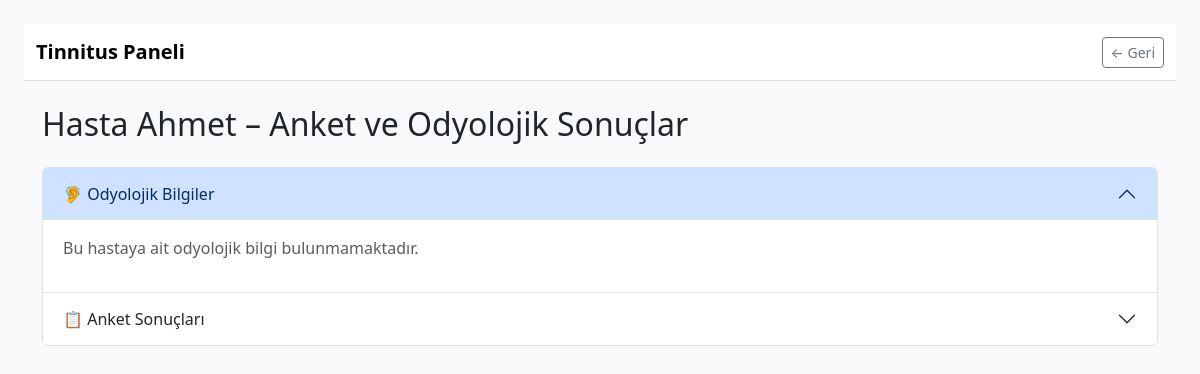
/doktor/hasta/3/anketler (signed in), run on an earlier commit of the app's database.
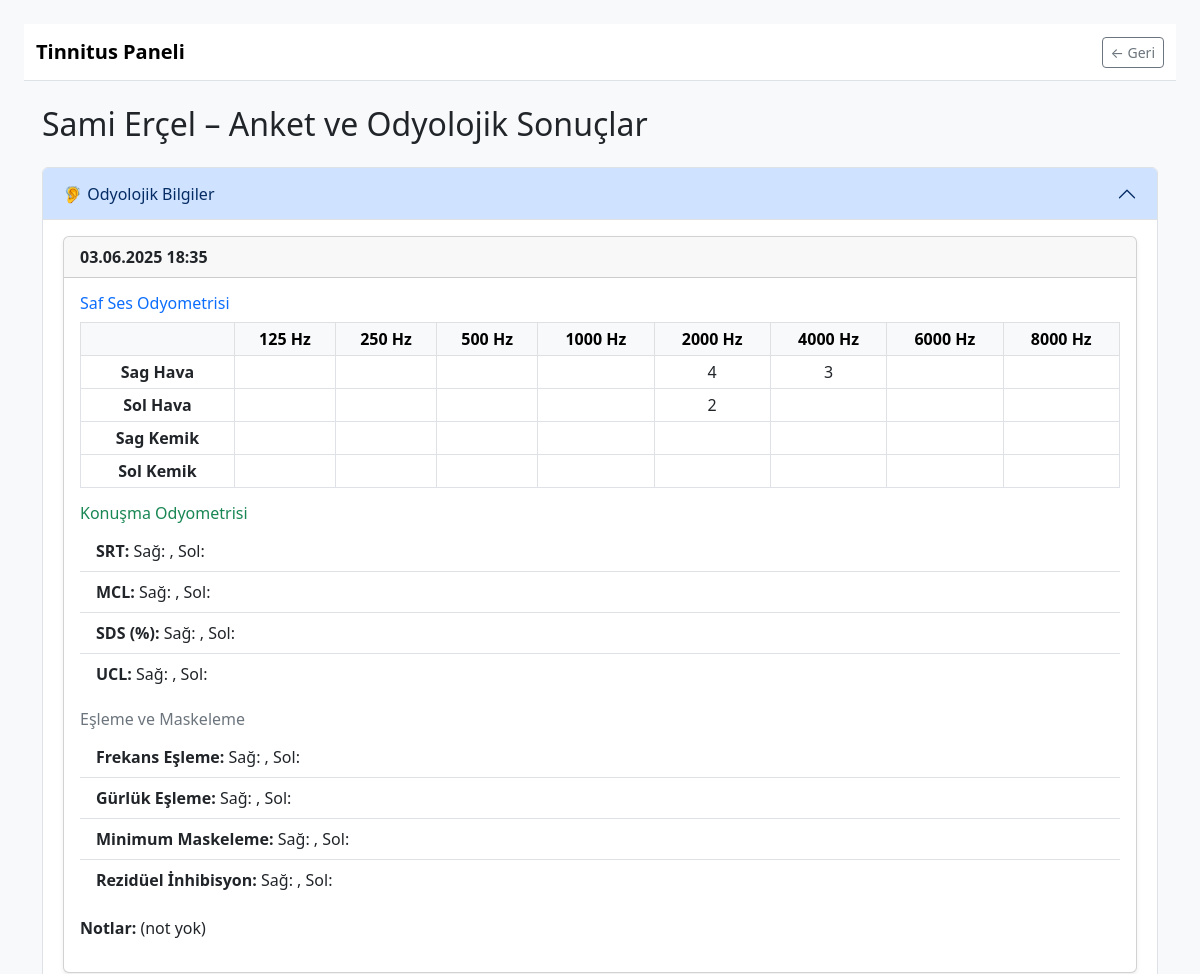
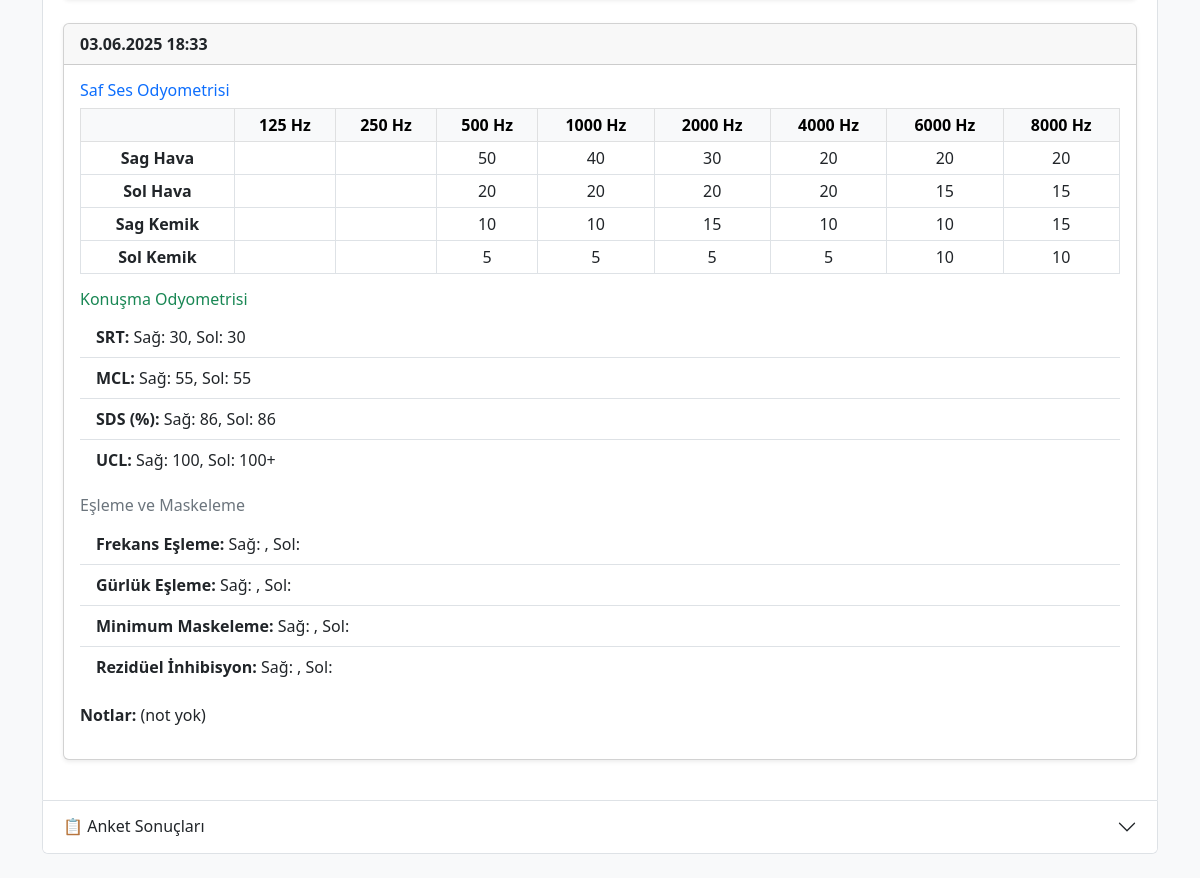
And on a later commit of the database (2 pictures, top to bottom).
### app.py (models this page shows)
class User(UserMixin, db.Model):
    id = db.Column(db.Integer, primary_key=True)
    email = db.Column(db.String(150), unique=True, nullable=False)
    password = db.Column(db.String(100), nullable=False)
    role = db.Column(db.String(20))  # 'admin', 'doktor', 'hasta'
    name = db.Column(db.String(100))

class OdyolojikBilgi(db.Model):
    id = db.Column(db.Integer, primary_key=True)
    hasta_id = db.Column(db.Integer, db.ForeignKey('user.id'))
    doktor_id = db.Column(db.Integer, db.ForeignKey('user.id'))
    tarih = db.Column(db.DateTime, default=datetime.datetime.utcnow)
    notlar = db.Column(db.Text)
    sag_hava = db.Column(db.JSON)     # {'125': val, '250': val, ...}
    sol_hava = db.Column(db.JSON)
    sag_kemik = db.Column(db.JSON)
    sol_kemik = db.Column(db.JSON)
    srt_sag = db.Column(db.String(20))
    srt_sol = db.Column(db.String(20))
    mcl_sag = db.Column(db.String(20))
    mcl_sol = db.Column(db.String(20))
    sds_sag = db.Column(db.String(20))
    sds_sol = db.Column(db.String(20))
    ucl_sag = db.Column(db.String(20))
    ucl_sol = db.Column(db.String(20))
    frekans_esleme_sag = db.Column(db.String(100))
    frekans_esleme_sol = db.Column(db.String(100))
    gurluk_esleme_sag = db.Column(db.String(100))
    gurluk_esleme_sol = db.Column(db.String(100))
    minimum_maskeleme_sag = db.Column(db.String(100))
    minimum_maskeleme_sol = db.Column(db.String(100))
    reziduel_inhibisyon_sag = db.Column(db.String(100))
    reziduel_inhibisyon_sol = db.Column(db.String(100))

### app.py (the view)
@app.route('/doktor/hasta/<int:hasta_id>/anketler')
@login_required
def doktor_hasta_anketleri(hasta_id):
    if current_user.role != 'doktor':
        return redirect('/')
    hasta = User.query.get_or_404(hasta_id)
    if not PatientDoctor.query.filter_by(hasta_id=hasta_id, doktor_id=current_user.id).first():
        return "Bu hastaya erişim yetkiniz yok.", 403
    yapilan_anketler = Survey.query.filter_by(hasta_id=hasta.id).order_by(Survey.tarih.desc()).all()
    odyolojik_bilgiler = OdyolojikBilgi.query.filter_by(hasta_id=hasta.id).order_by(OdyolojikBilgi.tarih.desc()).all()  # 👈 EKLENDİ
    anket_listesi = []
    for kayit in yapilan_anketler:
        anket = Anket.query.get(kayit.anket_id)
        if not anket:
            continue
        sorular = Soru.query.filter_by(anket_id=anket.id).all()
        try:
            cevaplar = json.loads(kayit.cevaplar or '{}')
        except Exception as e:
            cevaplar = {}
        icerik = []
        for soru in sorular:
            cev = cevaplar.get(str(soru.id), "")
            if isinstance(cev, list):
                cev = ", ".join(cev)
            icerik.append({"soru": soru.metin, "cevap": cev})
        thi_puan = cevaplar.get("_toplam_thi_puani", None)
        if any(i["cevap"].strip() for i in icerik):
            anket_listesi.append({
                "anket_adi": anket.baslik,
                "tarih": kayit.tarih,
                "icerik": icerik,
                "puan": thi_puan
            })
    return render_template(
        "doktor_hasta_anketleri.html",
        hasta=hasta,
        anketler=anket_listesi,
        odyolojik_bilgiler=odyolojik_bilgiler  # 👈 EKLENDİ
    )

### app.py (called while the page is built)
@login_manager.user_loader
def load_user(user_id):
    return User.query.get(int(user_id))

### templates/doktor_hasta_anketleri.html (shortened to what the changed rows need)
<!DOCTYPE html>
<html>
<head>
    <link href="https://cdn.jsdelivr.net/npm/bootstrap@5.3.0/dist/css/bootstrap.min.css" rel="stylesheet">
</head>
<body class="bg-light p-4">
<div class="container">
    <h2 class="mb-4">{{ hasta.name }} – Anket ve Odyolojik Sonuçlar</h2>
    <div class="accordion" id="hastaAccordion">
        <div class="accordion-item">
            <h2 class="accordion-header" id="headingOdyolojik">
                <button class="accordion-button" type="button" data-bs-toggle="collapse" data-bs-target="#collapseOdyolojik" aria-expanded="true" aria-controls="collapseOdyolojik">
                    🦻 Odyolojik Bilgiler
                </button>
            </h2>
            <div id="collapseOdyolojik" class="accordion-collapse collapse show" aria-labelledby="headingOdyolojik" data-bs-parent="#hastaAccordion">
                <div class="accordion-body">
                    {% if odyolojik_bilgiler %}
                        {% for bilgi in odyolojik_bilgiler %}
                            <div class="card mb-4 shadow-sm">
                                <div class="card-header d-flex justify-content-between">
                                    <strong>{{ bilgi.tarih.strftime('%d.%m.%Y %H:%M') }}</strong>
                                </div>
                                <div class="card-body">
                                    <h6 class="text-primary">Saf Ses Odyometrisi</h6>
                                    <table class="table table-sm table-bordered text-center">
                                        <thead class="table-light">
                                            <tr>
                                                <th></th>
                                                {% for f in ["125", "250", "500", "1000", "2000", "4000", "6000", "8000"] %}
                                                    <th>{{ f }} Hz</th>
                                                {% endfor %}
                                            </tr>
                                        </thead>
                                        <tbody>
                                            {% for kanal in ["sag_hava", "sol_hava", "sag_kemik", "sol_kemik"] %}
                                                <tr>
                                                    <th>{{ kanal.replace("_", " ").title() }}</th>
                                                    {% for f in ["125", "250", "500", "1000", "2000", "4000", "6000", "8000"] %}
                                                        <td>{{ bilgi[kanal][f] }}</td>
                                                    {% endfor %}
                                                </tr>
                                            {% endfor %}
                                        </tbody>
                                    </table>
                                    <h6 class="text-success mt-3">Konuşma Odyometrisi</h6>
                                    <ul class="list-group list-group-flush">
                                        <li class="list-group-item"><strong>SRT:</strong> Sağ: {{ bilgi.srt_sag }}, Sol: {{ bilgi.srt_sol }}</li>
                                        <li class="list-group-item"><strong>MCL:</strong> Sağ: {{ bilgi.mcl_sag }}, Sol: {{ bilgi.mcl_sol }}</li>
                                        <li class="list-group-item"><strong>SDS (%):</strong> Sağ: {{ bilgi.sds_sag }}, Sol: {{ bilgi.sds_sol }}</li>
                                        <li class="list-group-item"><strong>UCL:</strong> Sağ: {{ bilgi.ucl_sag }}, Sol: {{ bilgi.ucl_sol }}</li>
                                    </ul>
                                    <h6 class="text-secondary mt-3">Eşleme ve Maskeleme</h6>
                                    <ul class="list-group list-group-flush">
                                        <li class="list-group-item"><strong>Frekans Eşleme:</strong> Sağ: {{ bilgi.frekans_esleme_sag }}, Sol: {{ bilgi.frekans_esleme_sol }}</li>
                                        <li class="list-group-item"><strong>Gürlük Eşleme:</strong> Sağ: {{ bilgi.gurluk_esleme_sag }}, Sol: {{ bilgi.gurluk_esleme_sol }}</li>
                                        <li class="list-group-item"><strong>Minimum Maskeleme:</strong> Sağ: {{ bilgi.minimum_maskeleme_sag }}, Sol: {{ bilgi.minimum_maskeleme_sol }}</li>
                                        <li class="list-group-item"><strong>Rezidüel İnhibisyon:</strong> Sağ: {{ bilgi.reziduel_inhibisyon_sag }}, Sol: {{ bilgi.reziduel_inhibisyon_sol }}</li>
                                    </ul>
                                    <p class="mt-3"><strong>Notlar:</strong> {{ bilgi.notlar or "(not yok)" }}</p>
                                </div>
                            </div>
                        {% endfor %}
                    {% else %}
                        <p class="text-muted">Bu hastaya ait odyolojik bilgi bulunmamaktadır.</p>
                    {% endif %}
                </div>
            </div>
        </div>
        <div class="accordion-item">
            <h2 class="accordion-header" id="headingAnketler">
                <button class="accordion-button collapsed" type="button" data-bs-toggle="collapse" data-bs-target="#collapseAnketler" aria-expanded="false" aria-controls="collapseAnketler">
                    📋 Anket Sonuçları
                </button>
            </h2>
        </div>
    </div>
</div>
</body>
</html>

What changed in the data, as far as the page shows it:
changed User: name "Hasta Ahmet" → "Sami Erçel"
added OdyolojikBilgi: tarih "03.06.2025 18:35", f "125" "250" "500" "1000" "2000" "4000" "6000" "8000", replace "Sag Hava" "Sol Hava" "Sag Kemik" "Sol Kemik", sag_hava "4" "3" "2", notlar "(not yok)"
added OdyolojikBilgi: tarih "03.06.2025 18:33", f "125" "250" "500" "1000" "2000" "4000" "6000" "8000", replace "Sag Hava" "Sol Hava" "Sag Kemik" "Sol Kemik", sag_hava "50" "40" "30" "20" "20" "20" "20" "20" "20" "20" "15" "15" "10" "10" "15" "10" "10" "15" "5" "5" "5" "5" "10" "10", srt_sag "30", srt_sol "30", mcl_sag "55", mcl_sol "55", sds_sag "86", sds_sol "86", ucl_sag "100", ucl_sol "100+", notlar "(not yok)"
Also different on the page:
text no longer shown: "Bu hastaya ait odyolojik bilgi bulunmamaktadır."
